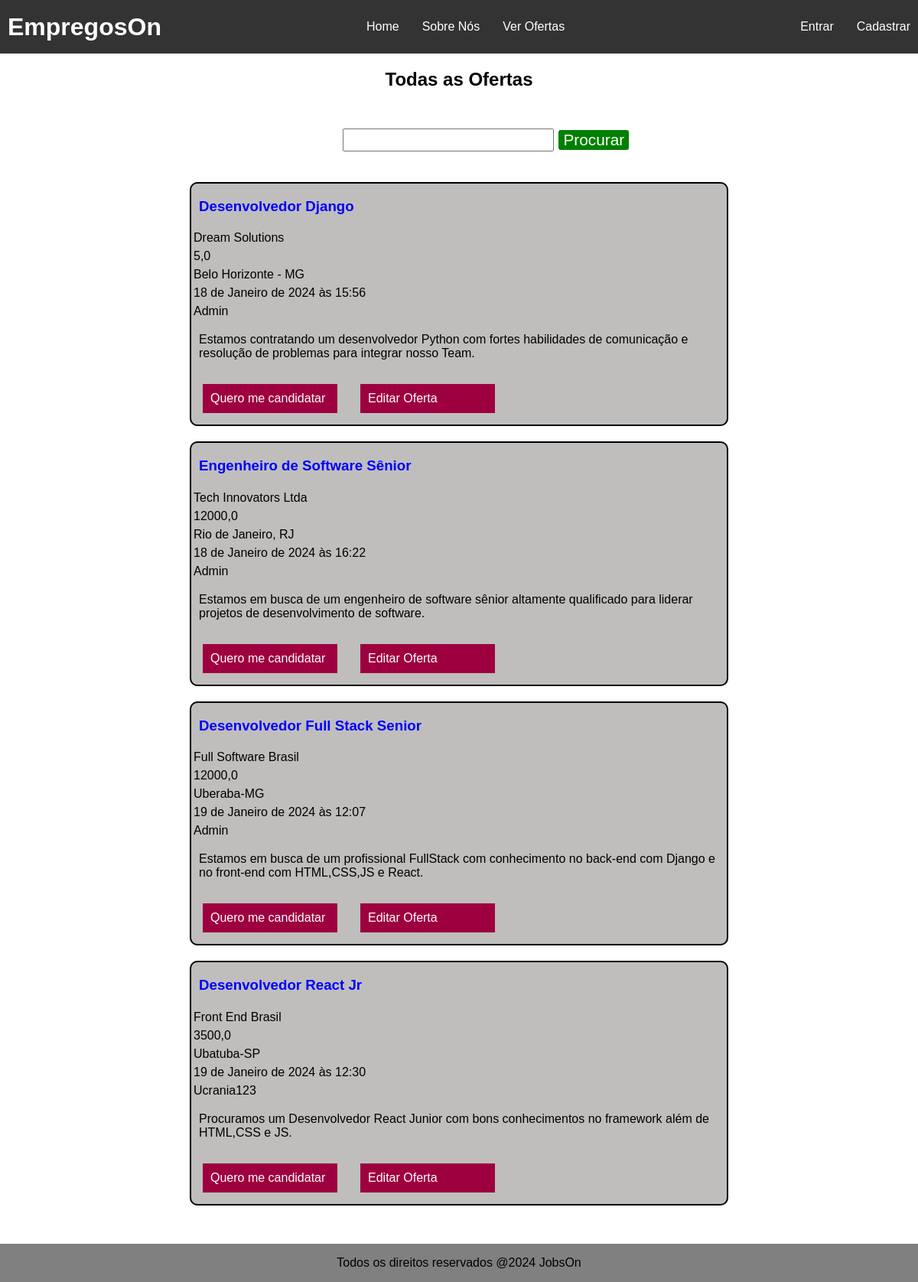
Before: /job_list/ with the older database file.
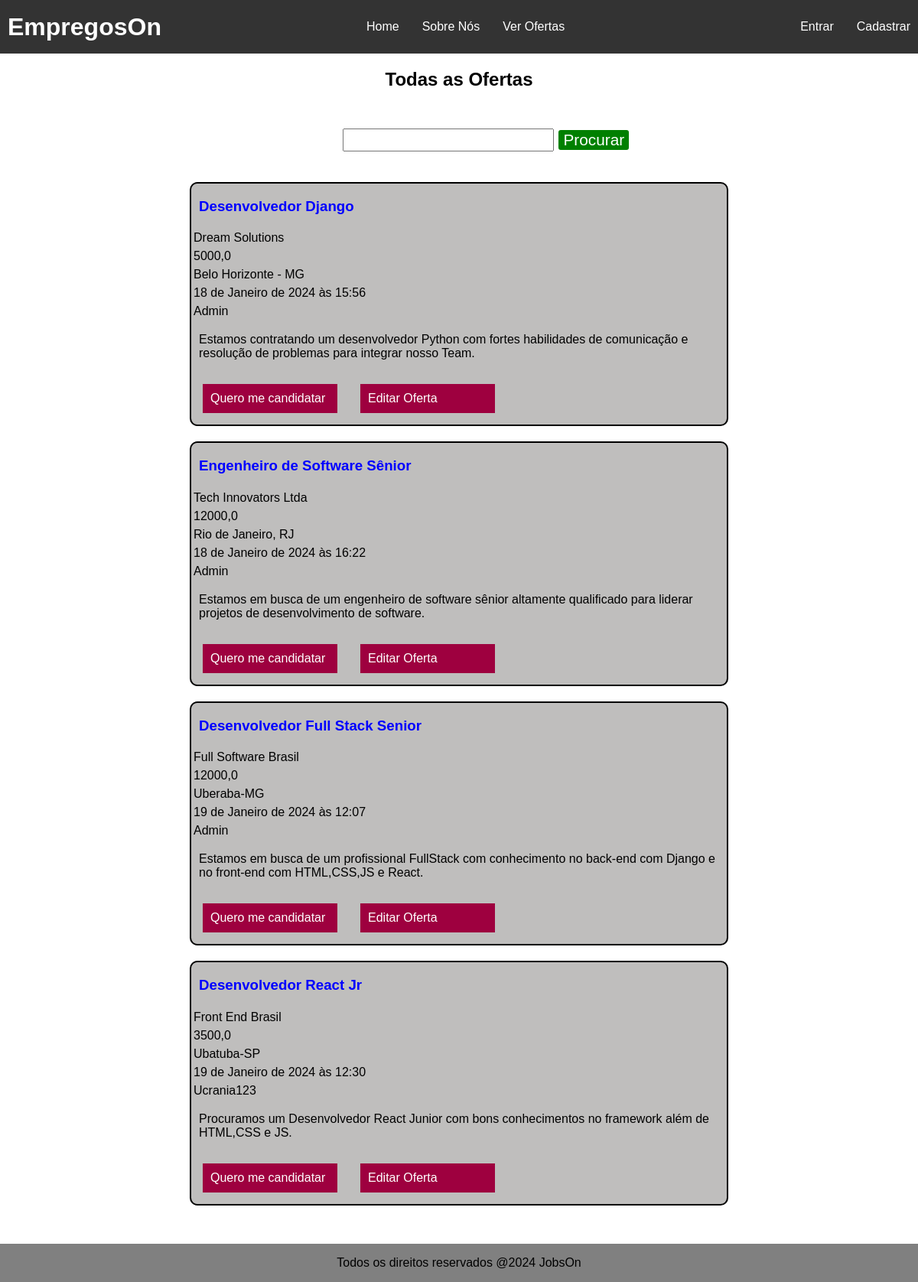
After: the same page with the newer database file.
### jobs/models.py (models this page shows, shortened)
class JobOffer(models.Model):
    title = models.CharField(max_length=100)
    description = models.TextField()
    organization_name = models.CharField(max_length=100)
    location = models.CharField(max_length=100)
    publication_date = models.DateTimeField(auto_now_add=True)  # Adicionará automaticamente a data e hora ao campo
    offer_requirements = models.CharField(max_length=300)
    employment_type = models.CharField(max_length=100)
    salary = models.FloatField(default="Não informado")  # define que por padrão o campo é não informado
    organization_description = models.TextField()
    autor = models.ForeignKey(User, on_delete=models.PROTECT, related_name='car_user', editable=False, default=1)

### jobs/views.py (the view)
# urls.py: path('job_list/', JobOffersList.as_view(), name='job_list'),
class JobOffersList(ListView):
    template_name = 'job_list.html'
    model = JobOffer
    def get_queryset(self):
        queryset = super().get_queryset()
        search = self.request.GET.get('search', '')
        queryset = queryset.filter(title__icontains=search)
        return queryset

### jobs/templates/job_list.html
{% extends 'base.html' %}
{% block styles %}
    {{ block.super }}
    {% load static %}
    <link rel="stylesheet" type="text/css" href="{% static 'css/job_list.css' %}">
{% endblock %}
{% block content %}
    <main>
        <h2 class="title-offer-page">Todas as Ofertas</h2>
        <section class="section-content">
            <form class="offer-form-search" method="GET">
                <input id="query-offer" name="search">
                <button class="btn-search-job">Procurar</button>
            </form>
    {% if object_list %}
        {% for offer in object_list %}
            <div class="offer-grid">
                <h3 class="offer-title">{{ offer.title }}</h3>
                <p class="p-offer">{{ offer.organization_name }}</p>
                <p class="p-offer">{{ offer.salary }}</p>
                <p class="p-offer"> {{ offer.location }}</p>
                <p class="p-offer"> {{ offer.publication_date }}</p>
                <p class="p-offer"> {{ offer.autor|capfirst }}</p>
                <p class="p-description"> {{ offer.description }}</p>
                <div class="btn-joblist-container">
                    <a class="btn-apply" href="/">Quero me candidatar</a>
                    <a class="btn-edit" href="{% url 'update_offer' offer.id %}">Editar Oferta</a>
                </div>
            </div>
        {% endfor %}
    {% else %}
            <p class="job-list-advice-null">Nenhum resultado encontrado.</p>
    {% endif %}
        </section>
    </main>
{% endblock %}

Changed rows visible on the page:
changed JobOffer "Desenvolvedor Django": salary "5,0" → "5000,0"
